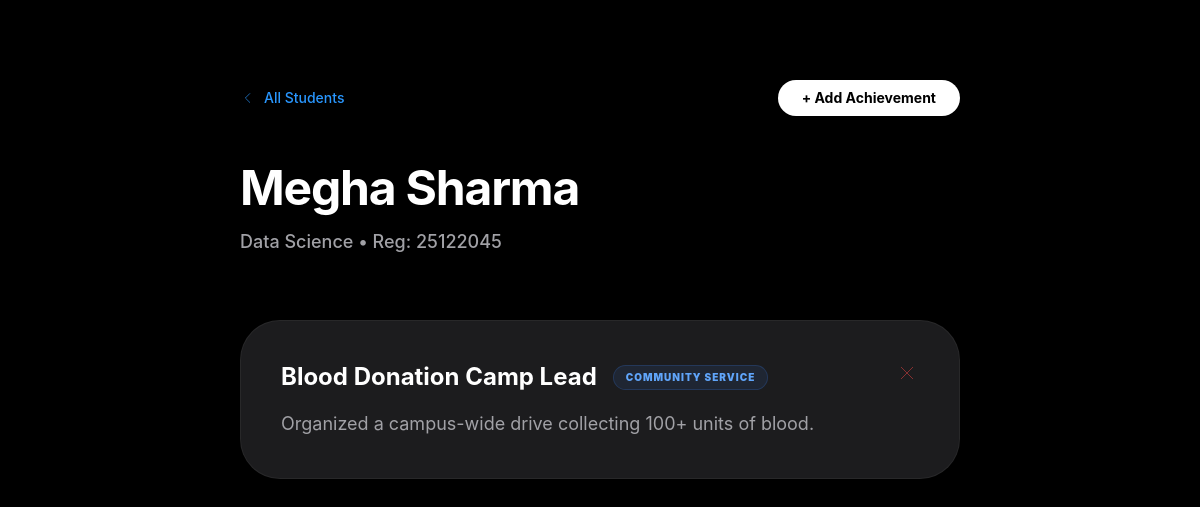
/student/4/ (signed in), run on the app's committed database.
### sms_app/models.py (models this page shows, shortened)
class Student(models.Model):
    name = models.CharField(max_length=200)
    email = models.EmailField()
    register_number = models.CharField(max_length=20, unique=True)
    course = models.CharField(max_length=100)
    batch = models.CharField(max_length=50)
    department = models.CharField(max_length=100)
    status = models.CharField(max_length=10, choices=[('Active', 'Active'), ('Inactive', 'Inactive')])
    created_at = models.DateTimeField(auto_now_add=True)

class Achievement(models.Model):
    student = models.ForeignKey(Student, on_delete=models.CASCADE)
    category = models.ForeignKey(Category, on_delete=models.CASCADE)
    title = models.CharField(max_length=200)
    description = models.TextField()
    date = models.DateField()
    status = models.CharField(max_length=10, choices=[('Approved', 'Approved'), ('Rejected', 'Rejected'), ('pending', 'pending')], default='pending')
    created_at = models.DateTimeField(auto_now_add=True)

class Category(models.Model):
    name = models.CharField(max_length=100)
    description = models.TextField()
    created_at = models.DateTimeField(auto_now_add=True)

### sms_app/views.py (the view)
# urls.py: path('student/<int:pk>/', views.student_detail, name='student_detail'),
@login_required
def student_detail(request, pk):
    student = get_object_or_404(Student, pk=pk)
    achievements = Achievement.objects.filter(student=student)
    categories = Category.objects.all() # Needed for the "Add Achievement" dropdown
    return render(request, 'student_detail.html', {
        'student': student,
        'achievements': achievements,
        'categories': categories
    })

### sms_app/templates/student_detail.html (shortened to what this page needs)
<!DOCTYPE html>
<html lang="en">
<head>
    <script src="https://cdn.tailwindcss.com"></script>
</head>
<body class="text-[#f5f5f7] antialiased">
    <div class="max-w-3xl mx-auto px-6 py-20">
        <div class="flex justify-between items-center mb-12">
            <a href="{% url 'student_list' %}" class="text-[#2997ff] hover:text-white transition-colors flex items-center text-sm font-medium">
                <svg class="w-4 h-4 mr-2" fill="none" stroke="currentColor" viewBox="0 0 24 24"><path d="M15 19l-7-7 7-7"/></svg>
                All Students
            </a>
            <button onclick="toggleModal()" class="px-6 py-2 bg-white text-black text-sm font-bold rounded-full hover:bg-gray-200 transition">
                + Add Achievement
            </button>
        </div>
        <div class="mb-16">
            <h1 class="text-5xl font-bold tracking-tight mb-4 text-white">{{ student.name }}</h1>
            <p class="text-[#a1a1a6] font-medium text-lg">{{ student.department }} • Reg: {{ student.register_number }}</p>
        </div>
        <div class="space-y-8">
            {% for ach in achievements %}
            <div class="bg-[#1c1c1e] p-10 rounded-[2.5rem] shadow-xl border border-white/5 flex justify-between items-start group">
                <div class="flex-1">
                    <div class="flex items-center space-x-4 mb-4">
                        <h3 class="text-2xl font-bold text-white">{{ ach.title }}</h3>
                        <span class="px-3 py-1 rounded-full text-[10px] font-black uppercase tracking-widest bg-blue-500/10 text-blue-400 border border-blue-500/20">
                            {{ ach.category.name }}
                        </span>
                    </div>
                    <p class="text-[#a1a1a6] leading-relaxed text-lg">{{ ach.description }}</p>
                </div>
                <a href="{% url 'delete_achievement' ach.pk %}" onclick="return confirm('Remove this achievement?')" class="text-red-500/50 hover:text-red-500 transition-colors ml-6">
                    <svg class="w-6 h-6" fill="none" stroke="currentColor" viewBox="0 0 24 24"><path d="M6 18L18 6M6 6l12 12"/></svg>
                </a>
            </div>
            {% empty %}
            <div class="bg-[#1c1c1e] p-16 rounded-[2.5rem] text-center border border-dashed border-white/10">
                <p class="text-[#a1a1a6] text-lg">No achievements recorded yet.</p>
            </div>
            {% endfor %}
        </div>
    </div>
</body>
</html>

### sms_app/templates/student_detail.html (style rules this page uses)
body { font-family: -apple-system, BlinkMacSystemFont, "SF Pro Display", sans-serif; opacity: 0; transition: opacity 0.6s cubic-bezier(0.4, 0, 0.2, 1); background-color: #000000; }
body.page-loaded { opacity: 1; }

### data on the page
Student: name "Megha Sharma", department "Data Science", register_number "25122045"
Achievement: title "Blood Donation Camp Lead", category.name "COMMUNITY SERVICE", description "Organized a campus-wide drive collecting 100+ units of blood."
